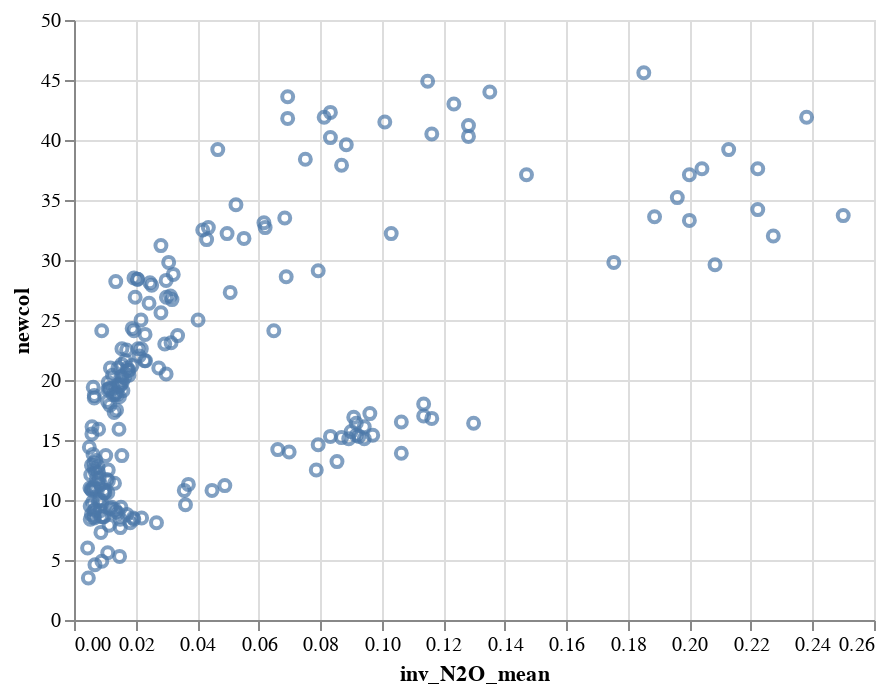

Source (notebook cell):
### Code cell
#np.isnan(filtered_df[colnames.d15N_N2Oa_mean])
alt.Chart(filtered_df).mark_point().encode(
  x='inv_N2O_mean',
  y='newcol'
  #y=colnames.d15N_N2Oa_mean,
)

### Figure 1 — Vega-Lite specification as saved in the notebook (floating-point values rounded to 4 significant figures; data arrays with more than 128 entries replaced by an {"elided": "..."} marker saying what was removed)
{"config": {"view": {"continuousWidth": 400, "continuousHeight": 300}}, "data": {"name": "data-a6abecf186a16db6990705c1e896909f"}, "mark": "point", "encoding": {"x": {"type": "quantitative", "field": "inv_N2O_mean"}, "y": {"type": "quantitative", "field": "newcol"}}, "$schema": "https://vega.github.io/schema/vega-lite/v4.8.1.json", "datasets": {"data-a6abecf186a16db6990705c1e896909f": {"elided": "212 records"}}}
